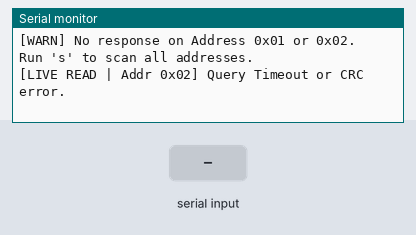
This sketch was run on a simulated ESP32. Shown: the last lines printed to the serial monitor. The test bench sets the inputs (shaded band).

Above: at 3.8 s.
3.9 s: "2" received over Serial
At 4.7 s:
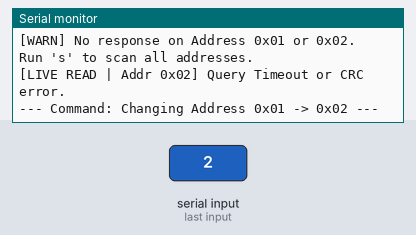
6.4 s: "1" received over Serial
At 7.2 s:
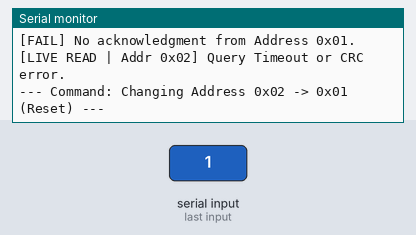
7.9 s: "s" received over Serial
At 9.2 s:
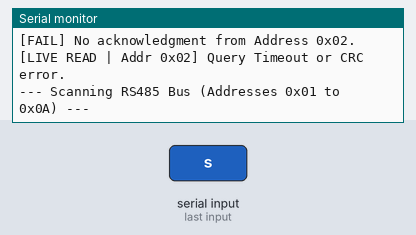

The sketch:

SEN0708_Config_Address.ino
```cpp
/*
 * ==============================================================================
 * DFRobot SEN0708 RS485 Modbus pH Sensor - Address Configuration & Test Tool
 * ==============================================================================
 * Purpose:
 *   Reconfigures the Modbus Slave ID of the SEN0708 pH meter from 0x01 to 0x02
 *   so it can coexist with the Dissolved Oxygen (DO) sensor on the same RS485
 * bus.
 *
 * Wiring with RS485-to-UART module (e.g., Gravity / Max485):
 *   - Sensor Brown Wire (VCC) -> 5V - 12V DC (External power or 5V rail)
 *   - Sensor Black Wire (GND) -> GND (Common ground with ESP32)
 *   - Sensor Yellow Wire (A)  -> RS485 Module A
 *   - Sensor Blue Wire (B)    -> RS485 Module B
 *   - RS485 Module VCC/GND    -> 5V / 3.3V and GND
 *   - RS485 Module TX (DI)    -> ESP32 TX Pin (Default: GPIO 19)
 *   - RS485 Module RX (RO)    -> ESP32 RX Pin (Default: GPIO 18)
 *   - RS485 DE/RE (if manual) -> Set RE_DE_PIN below, or GND/VCC for auto-flow
 * modules.
 * ==============================================================================
 */

#include <Arduino.h>

// ==========================================
// PIN & COMMUNICATION CONFIGURATION
// (Compatible with 30-pin and 38-pin ESP32 boards)
// ==========================================
// ESP32 supports remapping UART to almost any GPIO pins.
// For 30-pin ESP32 boards, GPIO 18 & GPIO 19 are available on all variants.
#define SENSOR_RX_PIN 18 // ESP32 RX pin (connects to RS485 module RO / TX)
#define SENSOR_TX_PIN 19 // ESP32 TX pin (connects to RS485 module DI / RX)
#define SENSOR_RE_DE_PIN                                                       \
  -1 // Pin for RE/DE flow control (-1 for auto-directional modules)
#define SENSOR_BAUD 4800 // SEN0708 factory default baud rate (8N1)

HardwareSerial ModbusSerial(1); // Use UART1 on ESP32

// Modbus Register Addresses for SEN0708
#define REG_PH_TEMP 0x0000    // Register 0x0000 (pH) & 0x0001 (Temp)
#define REG_SLAVE_ADDR 0x07D0 // Register 0x07D0 (Slave Address)

// Active target address being read in the loop
uint8_t currentTargetAddress = 0x02;

// ==========================================
// FORWARD DECLARATIONS
// ==========================================
uint16_t calculateCRC(const uint8_t *buffer, uint8_t length);
bool sendChangeAddressCommand(uint8_t oldAddr, uint8_t newAddr);
bool readPHTemperature(uint8_t slaveAddr, float &outPH, float &outTemp);
void scanBus();
void printMenu();

// ==========================================
// SETUP
// ==========================================
void setup() {
  Serial.begin(115200);
  while (!Serial && millis() < 3000)
    ; // Wait for Serial Monitor

  Serial.println(
      F("\n========================================================"));
  Serial.println(
      F("   DFRobot SEN0708 pH Sensor Address Configurator        "));
  Serial.println(F("========================================================"));

  if (SENSOR_RE_DE_PIN >= 0) {
    pinMode(SENSOR_RE_DE_PIN, OUTPUT);
    digitalWrite(SENSOR_RE_DE_PIN, LOW); // Receive mode
  }

  ModbusSerial.begin(SENSOR_BAUD, SERIAL_8N1, SENSOR_RX_PIN, SENSOR_TX_PIN);

  delay(1000);
  printMenu();

  // Auto-probe on startup
  Serial.println(F("\n[INFO] Checking sensor connection on Address 0x01..."));
  float testPH, testTemp;
  if (readPHTemperature(0x01, testPH, testTemp)) {
    Serial.printf("[FOUND] Sensor detected on Address 0x01! (pH: %.2f, Temp: "
                  "%.1f deg C)\n",
                  testPH, testTemp);
    Serial.println(
        F("[ACTION] Attempting automatic address change to 0x02..."));
    if (sendChangeAddressCommand(0x01, 0x02)) {
      Serial.println(
          F("[SUCCESS] Sensor address successfully changed to 0x02!"));
      currentTargetAddress = 0x02;
    } else {
      Serial.println(
          F("[FAIL] Could not change address. Try sending '2' manually."));
    }
  } else if (readPHTemperature(0x02, testPH, testTemp)) {
    Serial.printf("[FOUND] Sensor is ALREADY configured at Address 0x02! (pH: "
                  "%.2f, Temp: %.1f deg C)\n",
                  testPH, testTemp);
    currentTargetAddress = 0x02;
  } else {
    Serial.println(F("[WARN] No response on Address 0x01 or 0x02. Run 's' to "
                     "scan all addresses."));
  }
}

// ==========================================
// MAIN LOOP
// ==========================================
void loop() {
  // Check for user commands in Serial Monitor
  if (Serial.available()) {
    char cmd = Serial.read();
    while (Serial.available())
      Serial.read(); // Flush extra chars

    if (cmd == '2') {
      Serial.println(F("\n--- Command: Changing Address 0x01 -> 0x02 ---"));
      if (sendChangeAddressCommand(0x01, 0x02)) {
        Serial.println(F("[SUCCESS] Sensor address is now 0x02!"));
        currentTargetAddress = 0x02;
      } else {
        Serial.println(F("[FAIL] No acknowledgment from Address 0x01."));
      }
    } else if (cmd == '1') {
      Serial.println(
          F("\n--- Command: Changing Address 0x02 -> 0x01 (Reset) ---"));
      if (sendChangeAddressCommand(0x02, 0x01)) {
        Serial.println(F("[SUCCESS] Sensor address reset to 0x01!"));
        currentTargetAddress = 0x01;
      } else {
        Serial.println(F("[FAIL] No acknowledgment from Address 0x02."));
      }
    } else if (cmd == 's' || cmd == 'S') {
      scanBus();
    } else if (cmd == 'm' || cmd == 'M' || cmd == '?') {
      printMenu();
    }
  }

  // Periodic live reading from current target address
  static unsigned long lastReadTime = 0;
  if (millis() - lastReadTime >= 2000) {
    lastReadTime = millis();
    float ph = 0.0, temp = 0.0;
    if (readPHTemperature(currentTargetAddress, ph, temp)) {
      Serial.printf(
          "[LIVE READ | Addr 0x%02X] pH: %.2f  |  Temperature: %.1f deg C\n",
          currentTargetAddress, ph, temp);
    } else {
      Serial.printf("[LIVE READ | Addr 0x%02X] Query Timeout or CRC error.\n",
                    currentTargetAddress);
    }
  }
}

// ==========================================
// HELPER: Print Menu
// ==========================================
void printMenu() {
  Serial.println(F("\nAvailable Commands:"));
  Serial.println(F("  '2' : Change sensor address from 0x01 to 0x02"));
  Serial.println(F("  '1' : Change sensor address from 0x02 back to 0x01"));
  Serial.println(F("  's' : Scan RS485 bus (Addresses 0x01 to 0x10)"));
  Serial.println(F("  'm' : Show this menu"));
}

// ==========================================
// MODBUS: Send Change Address Command (Reg 0x07D0, FC 0x06)
// ==========================================
bool sendChangeAddressCommand(uint8_t oldAddr, uint8_t newAddr) {
  // Frame: [SlaveID] [FC: 0x06] [RegHigh: 0x07] [RegLow: 0xD0] [ValHigh: 0x00]
  // [ValLow: newAddr] [CRCLow] [CRCHigh]
  uint8_t packet[8];
  packet[0] = oldAddr;
  packet[1] = 0x06;    // Write Single Register
  packet[2] = 0x07;    // Reg 0x07D0 High
  packet[3] = 0xD0;    // Reg 0x07D0 Low
  packet[4] = 0x00;    // Value High
  packet[5] = newAddr; // Value Low (New address)

  uint16_t crc = calculateCRC(packet, 6);
  packet[6] = (uint8_t)(crc & 0xFF);
  packet[7] = (uint8_t)((crc >> 8) & 0xFF);

  // Flush RX buffer
  while (ModbusSerial.available())
    ModbusSerial.read();

  // Transmit
  if (SENSOR_RE_DE_PIN >= 0)
    digitalWrite(SENSOR_RE_DE_PIN, HIGH);
  ModbusSerial.write(packet, 8);
  ModbusSerial.flush();
  if (SENSOR_RE_DE_PIN >= 0)
    digitalWrite(SENSOR_RE_DE_PIN, LOW);

  // Wait for response (Echo frame of 8 bytes)
  unsigned long startTime = millis();
  uint8_t resp[8];
  uint8_t index = 0;

  while (millis() - startTime < 1000 && index < 8) {
    if (ModbusSerial.available()) {
      resp[index++] = ModbusSerial.read();
    }
  }

  if (index == 8) {
    uint16_t respCRC = calculateCRC(resp, 6);
    uint16_t packetCRC = resp[6] | (resp[7] << 8);
    if (respCRC == packetCRC && resp[1] == 0x06 && resp[5] == newAddr) {
      return true;
    }
  }
  return false;
}

// ==========================================
// MODBUS: Read pH and Temperature (Reg 0x0000, 2 Regs, FC 0x03)
// ==========================================
bool readPHTemperature(uint8_t slaveAddr, float &outPH, float &outTemp) {
  // Frame: [SlaveID] [FC: 0x03] [RegHigh: 0x00] [RegLow: 0x00] [CountHigh:
  // 0x00] [CountLow: 0x02] [CRCLow] [CRCHigh]
  uint8_t packet[8];
  packet[0] = slaveAddr;
  packet[1] = 0x03;
  packet[2] = 0x00;
  packet[3] = 0x00;
  packet[4] = 0x00;
  packet[5] = 0x02;

  uint16_t crc = calculateCRC(packet, 6);
  packet[6] = (uint8_t)(crc & 0xFF);
  packet[7] = (uint8_t)((crc >> 8) & 0xFF);

  // Flush RX buffer
  while (ModbusSerial.available())
    ModbusSerial.read();

  // Transmit
  if (SENSOR_RE_DE_PIN >= 0)
    digitalWrite(SENSOR_RE_DE_PIN, HIGH);
  ModbusSerial.write(packet, 8);
  ModbusSerial.flush();
  if (SENSOR_RE_DE_PIN >= 0)
    digitalWrite(SENSOR_RE_DE_PIN, LOW);

  // Response structure: [Addr] [0x03] [ByteCount: 0x04] [pH_H] [pH_L] [Temp_H]
  // [Temp_L] [CRC_L] [CRC_H] (9 bytes)
  unsigned long startTime = millis();
  uint8_t resp[9];
  uint8_t index = 0;

  while (millis() - startTime < 800 && index < 9) {
    if (ModbusSerial.available()) {
      resp[index++] = ModbusSerial.read();
    }
  }

  if (index == 9 && resp[0] == slaveAddr && resp[1] == 0x03 &&
      resp[2] == 0x04) {
    uint16_t respCRC = calculateCRC(resp, 7);
    uint16_t packetCRC = resp[7] | (resp[8] << 8);
    if (respCRC == packetCRC) {
      uint16_t rawPH = (resp[3] << 8) | resp[4];
      int16_t rawTemp = (int16_t)((resp[5] << 8) | resp[6]);

      outPH = rawPH / 100.0f;
      outTemp = rawTemp / 10.0f;
      return true;
    }
  }
  return false;
}

// ==========================================
// HELPER: Scan Modbus Addresses 1 to 10
// ==========================================
void scanBus() {
  Serial.println(F("\n--- Scanning RS485 Bus (Addresses 0x01 to 0x0A) ---"));
  bool foundAny = false;
  for (uint8_t addr = 1; addr <= 10; addr++) {
    float testPH, testTemp;
    if (readPHTemperature(addr, testPH, testTemp)) {
      Serial.printf("  [FOUND] Device responding at Address 0x%02X -> pH: "
                    "%.2f, Temp: %.1f deg C\n",
                    addr, testPH, testTemp);
      currentTargetAddress = addr;
      foundAny = true;
    }
    delay(60);
  }
  if (!foundAny) {
    Serial.println(F("  [INFO] No devices responded on addresses 1 to 10. "
                     "Check wiring / power."));
  }
  Serial.println(F("--- Scan Complete ---\n"));
}

// ==========================================
// CRC-16 Calculation (Modbus RTU Standard)
// ==========================================
uint16_t calculateCRC(const uint8_t *buffer, uint8_t length) {
  uint16_t crc = 0xFFFF;
  for (uint8_t pos = 0; pos < length; pos++) {
    crc ^= (uint16_t)buffer[pos];
    for (uint8_t i = 8; i != 0; i--) {
      if ((crc & 0x0001) != 0) {
        crc >>= 1;
        crc ^= 0xA001;
      } else {
        crc >>= 1;
      }
    }
  }
  return crc;
}
```

Measured:
- after the input at 3.9 s, the serial monitor: prints a new line at once (image 1)
- after the input at 6.4 s, the serial monitor: prints a new line at once (image 2)
- after the input at 7.9 s, the serial monitor: prints a new line after 0.30 s (image 3)
